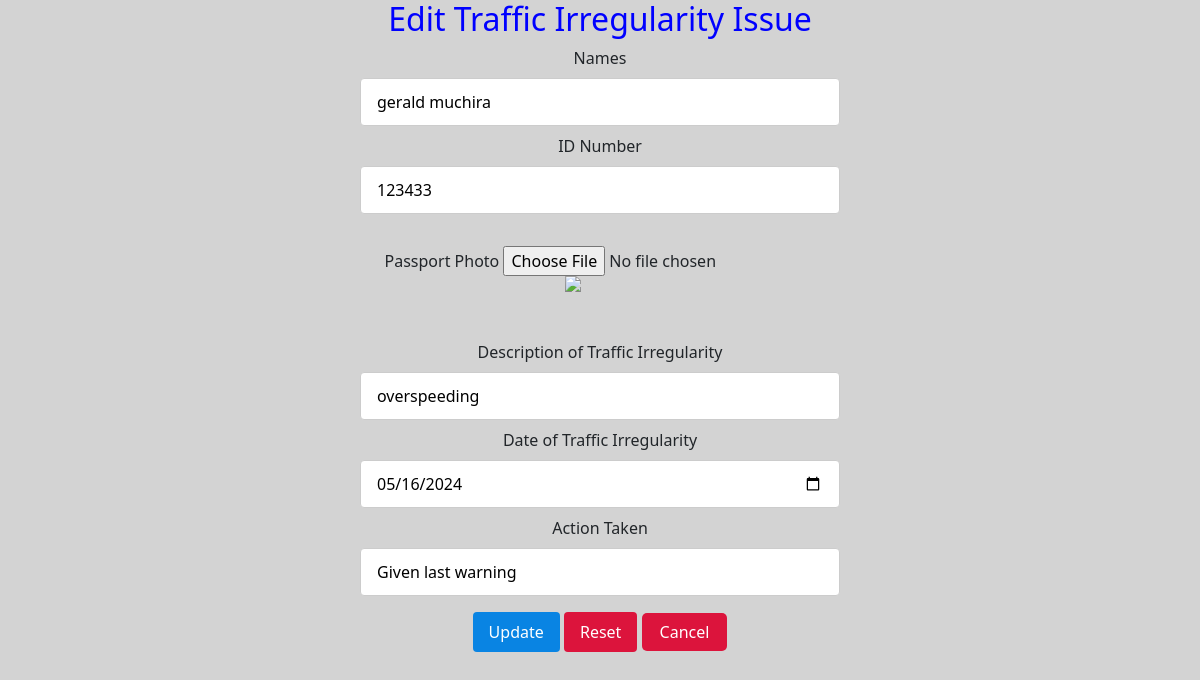
The page /edit_traffic_irregularity.php?id=1 on the database its author committed.
### tables this page shows
CREATE TABLE `traffic_irregularity` (
  `id` int(10) NOT NULL,
  `names` varchar(100) NOT NULL,
  `id_number` int(100) NOT NULL,
  `passport_photo` varchar(100) NOT NULL,
  `traffic_irregularity` varchar(100) NOT NULL,
  `date_of_irregularity` date NOT NULL,
  `action_taken` varchar(100) NOT NULL
);

### edit_traffic_irregularity.php (the view, shortened to what this page needs)
<!doctype html>
<html lang="en">
  <head>
    <link href="https://cdn.jsdelivr.net/npm/bootstrap@5.2.3/dist/css/bootstrap.min.css" rel="stylesheet">
    <link rel="stylesheet" href="/style.css">
  </head>
    <body>
<?php
include 'config.php';
$id = $_GET['id'];
 $select="SELECT * FROM traffic_irregularity WHERE id='$id'";
 $select_q=mysqli_query($con, $select);
 $fetch=mysqli_fetch_array($select_q);
?>
<center>
<div class="form">
<h2 style= "color:blue;">Edit Traffic Irregularity Issue</h2>
<form action="" method="POST" enctype="multipart/form-data">
        <label for="names">Names </label><br>
        <input type="text" name="names" placeholder="Enter full names of driver..."
        value="<?php echo $fetch['names'] ?>"required>
        <br>
        <label for="id_number">ID Number </label><br>
        <input type="number" name="id_number" placeholder="Enter ID Number..."
        value="<?php echo $fetch['id_number'] ?>"required>
        <br> <br>
        <label for="passport_photo">Passport Photo </label>
        <input type="file" name="passport_photo"
        value="<?php echo $fetch['passport_photo'] ?>"required>
        <img src="images/<?php echo $fetch['passport_photo'] ?>" width="70px">
        <br><br>
        <label for="traffic_irregularity">Description of Traffic Irregularity </label><br>
        <input type="text" name="traffic_irregularity" placeholder="Enter description of the traffic irregularity..."
        value="<?php echo $fetch['traffic_irregularity'] ?>"required>
        <br>
        <label for="date_of_irregularity">Date of Traffic Irregularity </label><br>
        <input type="date" name="date_of_irregularity" placeholder="Enter date of traffic irregularity..."
        value="<?php echo $fetch['date_of_irregularity'] ?>"required>
        <br>
        <label for="action_taken">Action Taken </label><br>
        <input type="text" name="action_taken" placeholder="Enter action taken number to the driver..."
        value="<?php echo $fetch['action_taken'] ?>"required>
        <br>
        <input type="submit" name="update_btn" value="Update">
        <input type="reset">
        <a href="view_traffic_irregularity.php" style="background-color: crimson;color: white; padding: 8px 18px; text-align: center; text-decoration: none; border-radius: 5px;";>Cancel</a>
    </form>
</div>
</center>
</body>
    </html>

### style.css (style rules this page uses)
* { box-sizing: border-box; }
body { background-color:lightgrey; margin:0; padding: 0; }
img { display: block; margin-left: auto; margin-right: auto; }
body { background-color:lightgrey; }
.form input[type=text], input[type=email], input[type=password],input[type=date],input[type=number],select { width: 40%; padding: 11px 16px; margin: 8px 0; display: inline-block; border: 1px solid #ccc; border-radius: 4px; box-sizing: border-box; }
.form input[type=submit] { width:fit-content; background-color: #0984e3; color: white; padding: 8px 16px; margin: 8px 0; border: none; border-radius: 4px; cursor: pointer; }
.form input[type=reset] { width:fit-content; background-color: crimson; color: white; padding: 8px 16px; margin: 8px 0; border: none; border-radius: 4px; cursor: pointer; }

### rows shown on the page
traffic_irregularity: names "gerald muchira", id_number "123433", traffic_irregularity "overspeeding", date_of_irregularity "05/16/2024", action_taken "Given last warning"
